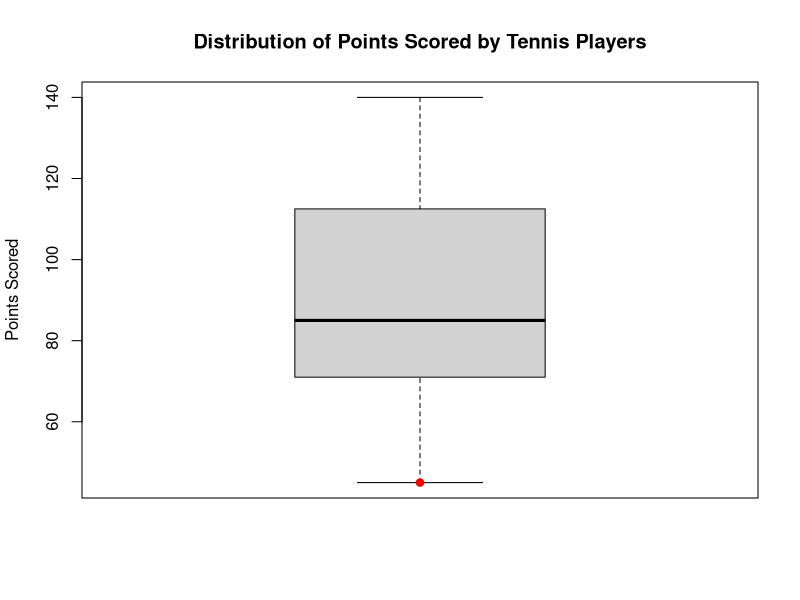

This chart was generated by the following R code:
# Assign values to variables
name <- "K. bharatha rathna"
register_no <- "192224187"

# Print name and register number
cat("Name:", name, "\n")
cat("Register No:", register_no, "\n")

# Example data: Points scored by tennis players
points_scored <- c(45, 55, 60, 62, 65, 70, 72, 75, 78, 80, 82, 85, 90, 95, 100, 105, 110, 115, 120, 125, 130, 135, 140)

# Create a boxplot
boxplot(points_scored,
        main = "Distribution of Points Scored by Tennis Players",
        ylab = "Points Scored")

# Add points to identify outliers
points(points_scored, col = "red", pch = 19)